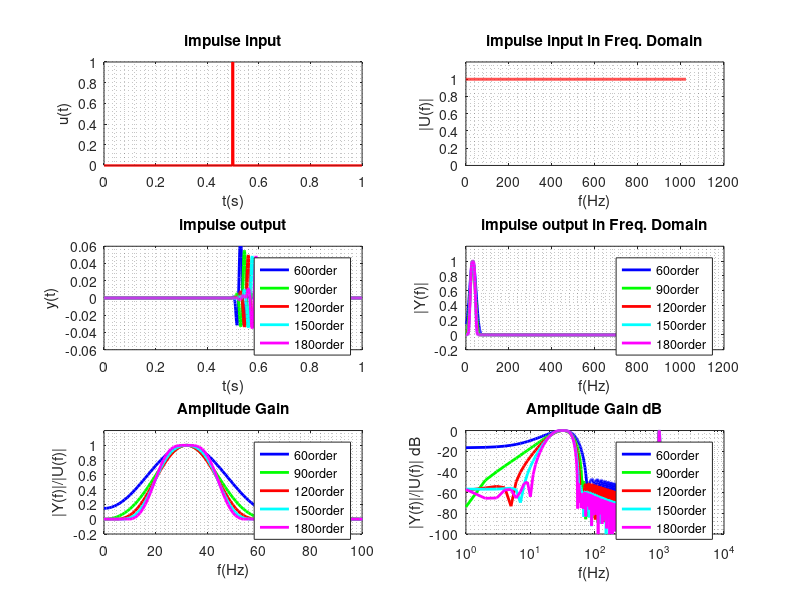
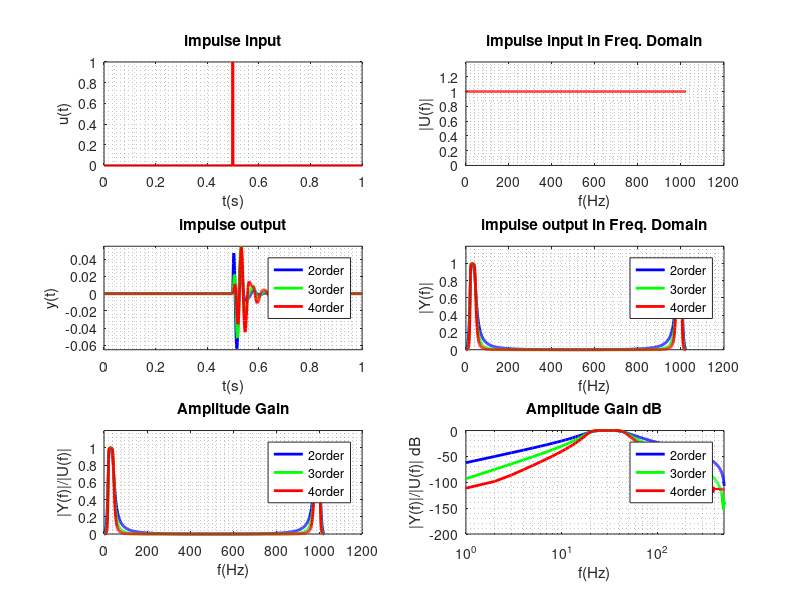

Reproduce these figures in MATLAB, in order.
%Hande Yildirim, 141201047,Ele514,Odev2, Soru2

%Adım1
%a.
fs = 1024; %örnekleme frekansı
f = (0:1023);

f1 = fir1(60,[20 45]/(fs/2),'bandpass');
f2 = fir1(90,[20 45]/(fs/2),'bandpass');
f3 = fir1(120,[20 45]/(fs/2),'bandpass');
f4 = fir1(150,[20 45]/(fs/2),'bandpass');
f5 = fir1(180,[20 45]/(fs/2),'bandpass');

%Adım2
%b.
subplot(3,2,1)
u = [zeros(1,499) , 1 , zeros(1,500)]; %impulse oluşturuldu
t = 0:0.001:1-0.001;
plot(t,u,'r','linewidth',2)
grid minor
title('impulse input')
xlabel('t(s)')
ylabel('u(t)')

%c.
subplot(3,2,2)
U = fft(u,fs);
plot(f,abs(U),'r','linewidth',2)
grid minor
ylim([0 1.2])
title('impulse input in Freq. Domain')
ylabel('|U(f)|')
xlabel('f(Hz)')

%d.
subplot(3,2,3)
F1 = filter(f1,1,u);
F2 = filter(f2,1,u);
F3 = filter(f3,1,u);
F4 = filter(f4,1,u);
F5 = filter(f5,1,u);
plot(t,F1,'b','linewidth',2)
hold on
plot(t,F2,'g','linewidth',2)
plot(t,F3,'r','linewidth',2)
plot(t,F4,'c','linewidth',2)
plot(t,F5,'m','linewidth',2)
hold off
legend('60order','90order','120order','150order','180order')
grid minor
ylim([-0.06 0.06])
title('impulse output')
ylabel('y(t)')
xlabel('t(s)')

%e.
subplot(3,2,4)
F1_fft = fft(F1,fs);
F2_fft = fft(F2,fs);
F3_fft = fft(F3,fs);
F4_fft = fft(F4,fs);
F5_fft = fft(F5,fs);
plot(f,abs(F1_fft),'b','linewidth',2)
hold on
plot(f,abs(F2_fft),'g','linewidth',2)
plot(f,abs(F3_fft),'r','linewidth',2)
plot(f,abs(F4_fft),'c','linewidth',2)
plot(f,abs(F5_fft),'m','linewidth',2)
hold off
legend('60order','90order','120order','150order','180order')
grid minor
ylim([-0.2 1.2])
title('impulse output in Freq. Domain')
ylabel('|Y(f)|')
xlabel('f(Hz)')

%f.
subplot(3,2,5)
plot(f,abs(F1_fft)./abs(U),'b','linewidth',2)
hold on
plot(f,abs(F2_fft)./abs(U),'g','linewidth',2)
plot(f,abs(F3_fft)./abs(U),'r','linewidth',2)
plot(f,abs(F4_fft)./abs(U),'c','linewidth',2)
plot(f,abs(F5_fft)./abs(U),'m','linewidth',2)
hold off
legend('60order','90order','120order','150order','180order')
grid minor
xlim([0 100])
ylim([-0.2 1.2])
title('Amplitude Gain')
ylabel('|Y(f)|/|U(f)|')
xlabel('f(Hz)')

%g.
subplot(3,2,6)
db1 = 20*log10(abs(F1_fft)./abs(U));
db2 = 20*log10(abs(F2_fft)./abs(U));
db3 = 20*log10(abs(F3_fft)./abs(U));
db4 = 20*log10(abs(F4_fft)./abs(U));
db5 = 20*log10(abs(F5_fft)./abs(U));
semilogx(f,db1,'b','linewidth',2)
hold on
semilogx(f,db2,'g','linewidth',2)
semilogx(f,db3,'r','linewidth',2)
semilogx(f,db4,'c','linewidth',2)
semilogx(f,db5,'m','linewidth',2)
hold off
legend('60order','90order','120order','150order','180order')
grid minor
ylim([-100 0])
title('Amplitude Gain dB')
ylabel('|Y(f)|/|U(f)| dB')
xlabel('f(Hz)')

%Adım3
%a.%filtreler oluşturuldu
[y1, f1] = butter(2,[20 45]/(fs/2),'bandpass');
[y2, f2] = butter(3,[20 45]/(fs/2),'bandpass');
[y3, f3] = butter(4,[20 45]/(fs/2),'bandpass');

%b.dürtü sinyali üretildi
figure();
subplot(3,2,1)
u = [zeros(1,499) , 1 , zeros(1,500)]; %impulse oluşturuldu
t = 0:0.001:1-0.001;
plot(t,u,'r','linewidth',2)
grid minor
title('impulse input')
xlabel('t(s)')
ylabel('u(t)')

%c.
subplot(3,2,2)
U = fft(u,fs); %dürtü sinyalinin frekans bileşenleri fft komutu ile elde edildi
plot(f,abs(U),'r','linewidth',2)
grid minor
ylim([0 1.4])
title('impulse input in Freq. Domain')
ylabel('|U(f)|')
xlabel('f(Hz)')

%d.
subplot(3,2,3)
F1 = filter(y1,f1,u);
F2 = filter(y2,f2,u);
F3 = filter(y3,f3,u);
plot(t,F1,'b','linewidth',2)
hold on
plot(t,F2,'g','linewidth',2)
plot(t,F3,'r','linewidth',2)
hold off
legend('2order','3order','4order')
grid minor
ylim([-0.065 0.055])
title('impulse output')
ylabel('y(t)')
xlabel('t(s)')

%e.
subplot(3,2,4)
F1_fft = fft(F1,fs);
F2_fft = fft(F2,fs);
F3_fft = fft(F3,fs);
plot(f,abs(F1_fft),'b','linewidth',2)
hold on
plot(f,abs(F2_fft),'g','linewidth',2)
plot(f,abs(F3_fft),'r','linewidth',2)
hold off
legend('2order','3order','4order')
grid minor
ylim([0 1.2])
title('impulse output in Freq. Domain')
ylabel('|Y(f)|')
xlabel('f(Hz)')

%f.
subplot(3,2,5)
plot(f,abs(F1_fft)./abs(U),'b','linewidth',2)
hold on
plot(f,abs(F2_fft)./abs(U),'g','linewidth',2)
plot(f,abs(F3_fft)./abs(U),'r','linewidth',2)
hold off
legend('2order','3order','4order')
grid minor
xlim([0 1200])
ylim([0 1.2])
title('Amplitude Gain')
ylabel('|Y(f)|/|U(f)|')
xlabel('f(Hz)')

%g.
subplot(3,2,6)
db1 = 20*log10(abs(F1_fft)./abs(U));
db2 = 20*log10(abs(F2_fft)./abs(U));
db3 = 20*log10(abs(F3_fft)./abs(U));
semilogx(f,db1,'b','linewidth',2)
hold on
semilogx(f,db2,'g','linewidth',2)
semilogx(f,db3,'r','linewidth',2)
hold off
legend('2order','3order','4order')
grid minor
ylim([-200 0])
xlim([1 500])
title('Amplitude Gain dB')
ylabel('|Y(f)|/|U(f)| dB')
xlabel('f(Hz)')